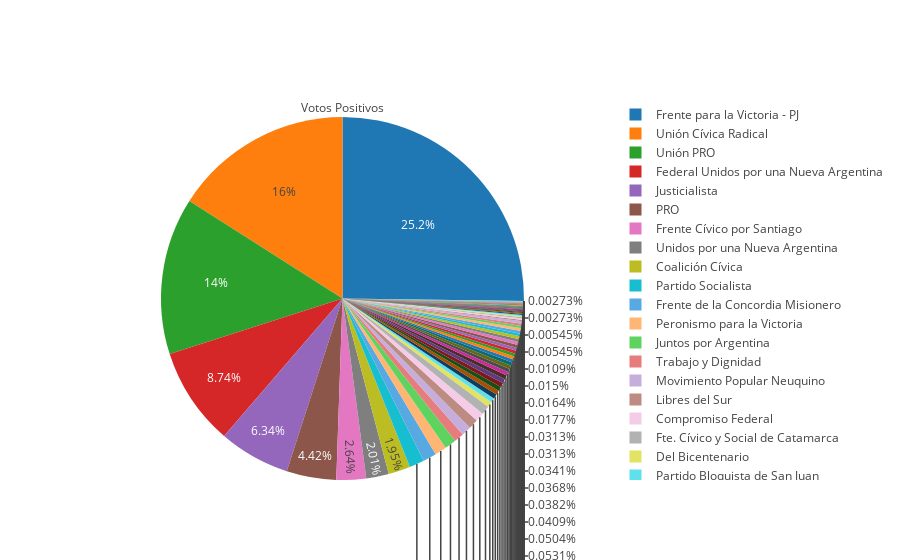

The cell this chart's notebook holds for it:
### Code cell
# Realizamos el cuento de votos por bloque y graficamos
positivos_count = positivos_por_bloque.agg('count')

labels = positivos_count.index.values
values = positivos_count.values.flatten()

trace = go.Pie(labels=labels, values=values, title='Votos Positivos')

py.offline.iplot([trace], filename='positivos')

### Figure 1 — Plotly figure (JSON) as saved in the notebook; plotly's stock layout.template omitted (floating-point values rounded to 4 significant figures)
{"data": [{"labels": ["Avanzar San Luis", "BG Juan B. Bustos", "Bloque de los Trabajadores", "Chubut Somos Todos", "Coalición Cívica", "Coalición Cívica - ARI - UNEN", "Compromiso Federal", "Compromiso con San Juan", "Concertación FORJA", "Conservador Popular", "Cultura, Educación y Trabajo", "Córdoba Federal", "Córdoba Trabajo y Producción", "Del Bicentenario", "Demócrata de Mendoza", "Diálogo y Trabajo", "Elijo Catamarca", "Evolución Radical", "Fe", "Federal Unidos por una Nueva Argentina", "Frente Cívico - Córdoba", "Frente Cívico por Santiago", "Frente Norte", "Frente Progresista Cívico y Social", "Frente Renovador", "Frente de la Concordia Misionero", "Frente para la Victoria - PJ", "Frente por la Inclusión Social", "Fte. Cívico y Social de Catamarca", "Fte. Renov. de la Conc. Misiones - FPV-PJ", "Fte. de Izquierda y de los Trabajadores", "GEN", "Izquierda Socialista - Frente de Izquierda", "Juntos por Argentina", "Justicialista", "Justicialista por Tucumán", "Libertad y Democracia", "Libertad, Valores y Cambios", "Libres del Sur", "Movimiento Nacional Alfonsinista", "Movimiento Popular Fueguino", "Movimiento Popular Neuquino", "Movimiento Solidario Popular", "No Integra Bloque", "Nuevo Espacio Santafesino", "PRO", "PTS - Frente de Izquierda", "Partido Bloquista de San Juan", "Partido Demócrata Progresista", "Partido Intransigente de Mendoza", "Partido Justicialista La Pampa", "Partido Socialista", "Partido por la Justicia Social", "Peronismo mas al Sur", "Peronismo para la Victoria", "Primero Argentina", "Primero Tucumán", "Protectora", "Proyecto Sur", "Red por Argentina", "SUMA + UNEN", "Salta Somos Todos", "Social Cristiano", "Solidario SI", "Somos Mendoza", "Somos San Juan", "Todos Juntos por San Juan", "Trabajo y Dignidad", "U.De.So. Salta", "UNIR", "Unidad Justicialista", "Unidad Popular", "Unidos por una Nueva Argentina", "Unión Celeste y Blanco", "Unión Cívica Radical", "Unión PRO", "Unión por Córdoba", "Unión por Entre Ríos"], "title": {"text": "Votos Positivos"}, "type": "pie", "uid": "9460d746-6650-48dc-8f1a-2fa6a4331276", "values": [198, 278, 12, 192, 1432, 73, 588, 196, 151, 27, 189, 294, 41, 363, 23, 195, 175, 211, 11, 6414, 37, 1936, 80, 23, 269, 883, 18503, 57, 565, 226, 285, 216, 39, 761, 4655, 177, 2, 241, 629, 47, 28, 633, 150, 4, 52, 3245, 226, 296, 273, 60, 58, 973, 62, 13, 762, 41, 196, 30, 171, 4, 43, 195, 52, 154, 67, 86, 94, 642, 25, 8, 191, 76, 1475, 2, 11730, 10248, 40, 284]}], "layout": {}}
